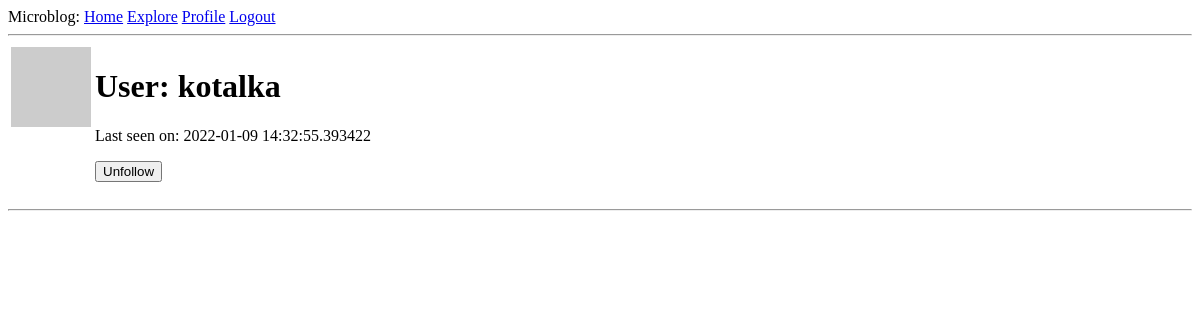
The app's page /user/kotalka (signed in), older data.
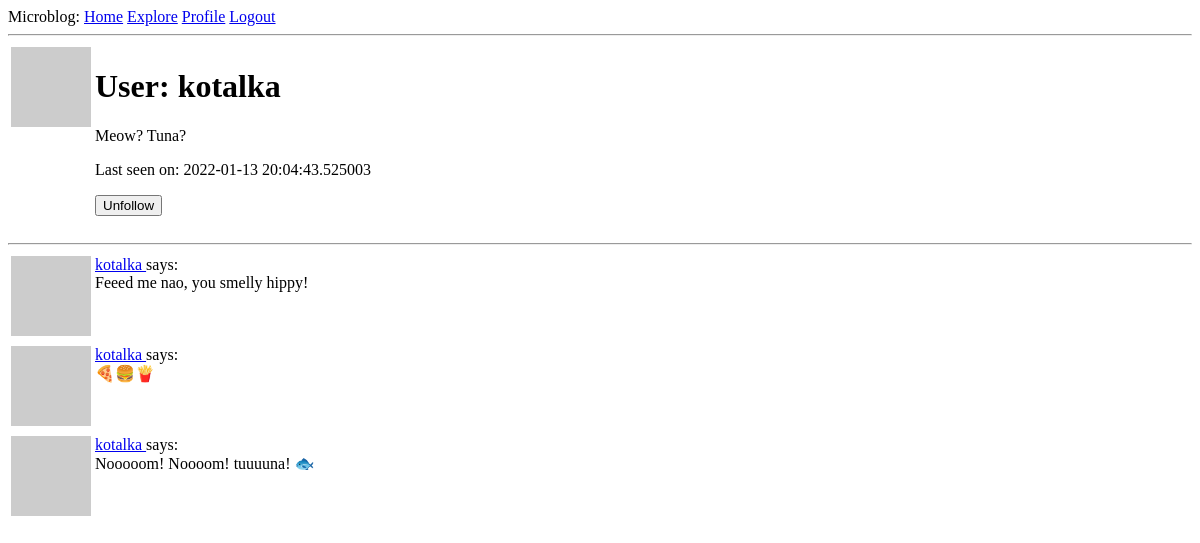
The same page, newer data.
### app/models.py (models this page shows, shortened)
class User(UserMixin, db.Model):
    id = db.Column(db.Integer, primary_key=True)
    username = db.Column(db.String(64), index=True, unique=True)
    email = db.Column(db.String(120), index=True, unique=True)
    password_hash = db.Column(db.String(128))
    posts = db.relationship('Post', backref='author', lazy='dynamic')
    about_me = db.Column(db.String(140))
    last_seen = db.Column(db.DateTime, default=datetime.utcnow)
    followed = db.relationship(
        'User',
        secondary=followers,
        primaryjoin=(followers.c.follower_id == id),
        secondaryjoin=(followers.c.followed_id == id),
        backref=db.backref('followers', lazy='dynamic'),
        lazy='dynamic'
    )
    def avatar(self, size):
        digest = md5(self.email.lower().encode('utf-8')).hexdigest()
        return f'https://www.gravatar.com/avatar/{digest}?d=identicon&s={size}'
    def is_following(self, user):
        return self.followed.filter(
            followers.c.followed_id == user.id).count() > 0

class Post(db.Model):
    id = db.Column(db.Integer, primary_key=True)
    body = db.Column(db.String(140))
    timestamp = db.Column(db.DateTime, index=True, default=datetime.utcnow)
    user_id = db.Column(db.Integer, db.ForeignKey('user.id'))

### app/routes.py (the view)
@app.route('/user/<username>')
@login_required
def user(username):
    user = User.query.filter_by(username=username).first_or_404()
    page = request.args.get('page', 1, type=int)
    posts = user.posts.order_by(Post.timestamp.desc()).paginate(
        page, app.config['POSTS_PER_PAGE'], False)
    next_url = url_for('user', username=user.username,
                       page=posts.next_num) if posts.has_next else None
    prev_url = url_for('user', username=user.username,
                       page=posts.prev_num) if posts.has_prev else None
    form = EmptyForm()
    return render_template('user.html', user=user, posts=posts.items,
                           next_url=next_url, prev_url=prev_url, form=form)

### app/forms.py
class EmptyForm(FlaskForm):
    submit = SubmitField('Submit')

### app/models.py (called while the page is built)
@login.user_loader
def load_user(id):
    return User.query.get(int(id))

### app/routes.py (called while the page is built)
@app.before_request
def before_request():
    if current_user.is_authenticated:
        current_user.last_seen = datetime.utcnow()
        db.session.commit()

### app/templates/user.html (shortened to what this page needs)
{% extends "base.html" %}
{% block content %}
    <table>
        <tr style="vertical-align: top">
            <td><img src="{{ user.avatar(128) }}" alt="User avatar"></td>
            <td>
                <h1>User: {{ user.username }}</h1>
                {% if user.about_me %}<p>{{ user.about_me }}</p>{% endif %}
                {% if user.last_seen %}
                    <p>Last seen on: {{ user.last_seen }}</p>
                {% endif %}
                {% if user == current_user %}
                    <p><a href="{{ url_for('edit_profile') }}">Edit your
                        profile</a></p>
                {% else %}
                    <p>
                    <form action="{{ url_for('unfollow', username=user.username) }}"
                          method="post">
                        {{ form.submit(value='Unfollow') }}
                    </form>
                    </p>
                {% endif %}
            </td>
        </tr>
    </table>
    <hr>
    {% for post in posts %}
        {% include "_post.html" %}
    {% endfor %}
{% endblock %}

### app/templates/_post.html
<table>
    <tr style="vertical-align: top">
        <td><img src="{{ post.author.avatar(36) }}" alt="User avatar">
        </td>
        <td>
            <a href="{{ url_for('user', username=post.author.username) }}">
                {{ post.author.username }}
            </a>
            says: <br>{{ post.body }}
        </td>
    </tr>
</table>

Row changes from the older to the newer data that the page shows:
changed User "kotalka": about_me (not shown) → "Meow? Tuna?"; last_seen "2022-01-09 14:32:55.393422" → "2022-01-13 20:04:43.525003"
added Post: author.username "kotalka", body "Feeed me nao, you smelly hippy!"
added Post: author.username "kotalka", body "🍕🍔🍟"
added Post: author.username "kotalka", body "Nooooom! Noooom! tuuuuna! 🐟"
